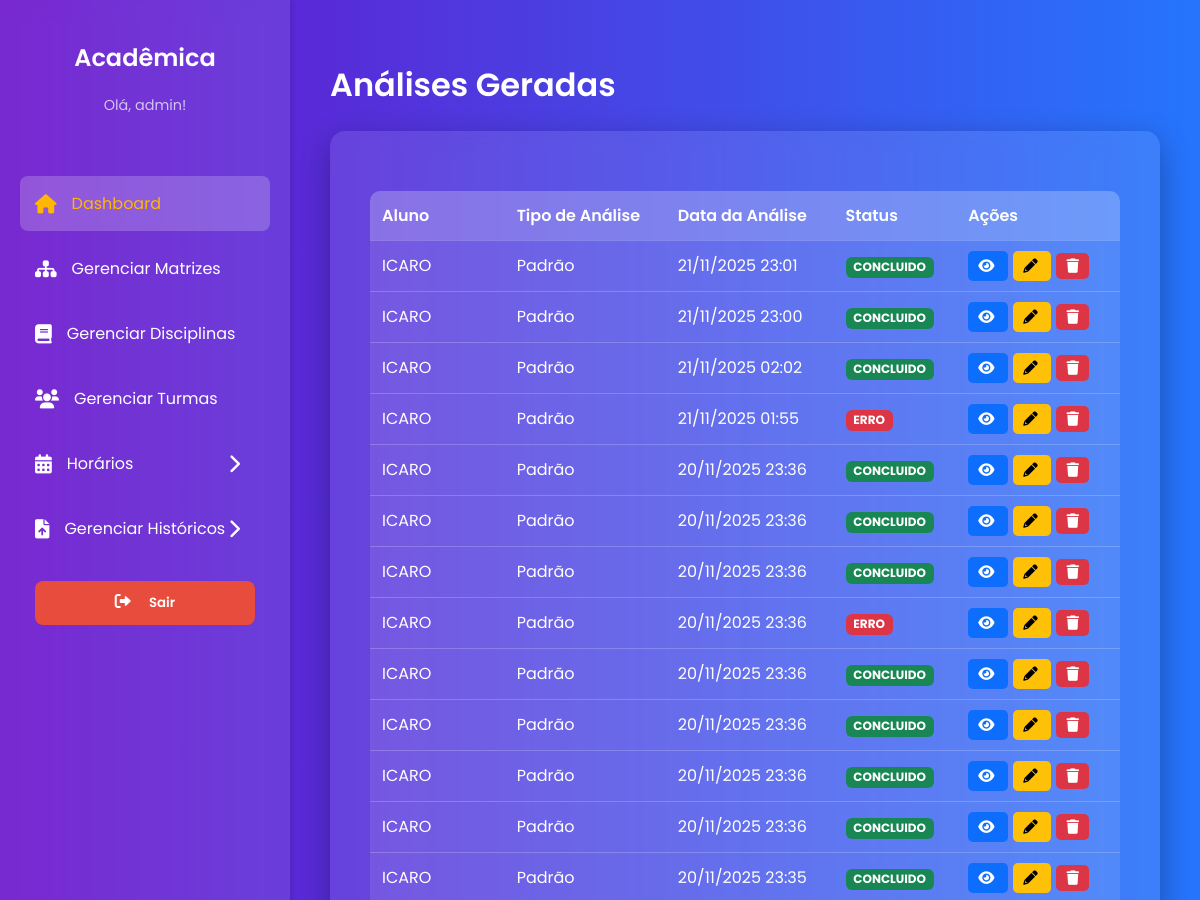
/listar/ (signed in, upper part), run on an earlier commit of the app's database.
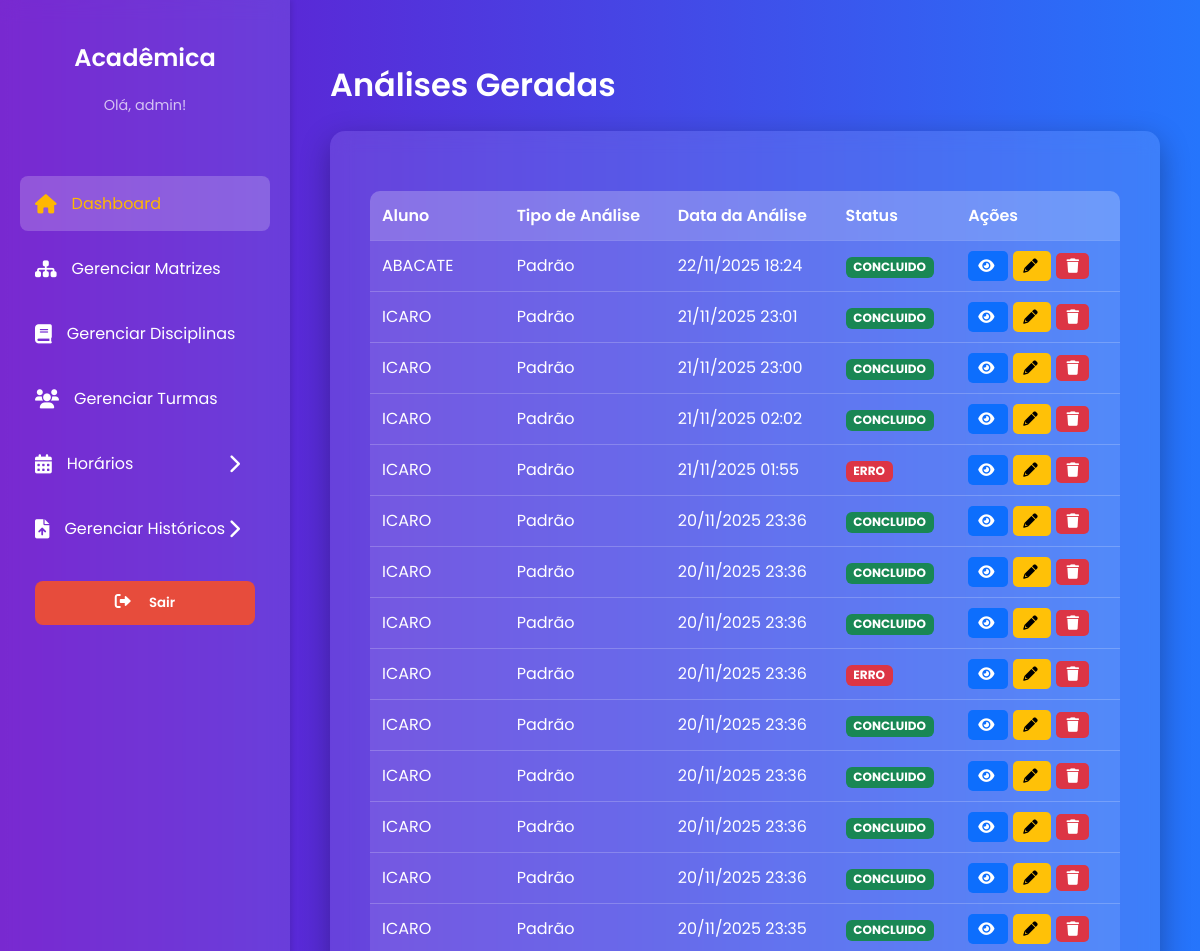
And on a later commit of the database.
### analytics/models.py (models this page shows, shortened)
class Analise(models.Model):
    TIPO_ANALISE_CHOICES = [
        ('padrao', 'Padrão'),
        ('soft', 'Soft'),
        ('hard', 'Hardcore'),
    ]
    historico = models.ForeignKey(Historico, on_delete=models.CASCADE, related_name='analises')
    coordenador = models.ForeignKey(Usuario, on_delete=models.SET_NULL, null=True, blank=True)
    tipo_analise = models.CharField(max_length=10, choices=TIPO_ANALISE_CHOICES)
    dias_excluidos = models.CharField(max_length=100, blank=True, null=True, help_text="Ex: 'SEG,TER'")
    data_criacao = models.DateTimeField(auto_now_add=True)
    status = models.CharField(max_length=20, default='PENDENTE') # PENDENTE, CONCLUIDO, ERRO
    resultado_texto = models.TextField(blank=True, null=True)

### upload/models.py (models this page shows, shortened)
class Historico(models.Model):
    STATUS_CHOICES = [
        ('PENDENTE', 'Processamento Pendente'),
        ('CONCLUIDO', 'Processamento Concluído'),
        ('ERRO', 'Erro no Processamento'),
    ]
    aluno = models.ForeignKey(
        Aluno,
        on_delete=models.CASCADE,
        verbose_name="Aluno",
        related_name='historicos' # Permite consultar facilmente historicos do aluno
    )
    usuario = models.ForeignKey(
        Usuario,
        on_delete=models.SET_NULL, # Mantém o histórico mesmo que o coordenador seja excluído
        null=True,
        verbose_name="Coordenador Responsável"
    )
    data_upload = models.DateTimeField(
        auto_now_add=True,
        verbose_name="Data de Upload"
    )
    status = models.CharField(
        max_length=20,
        choices=STATUS_CHOICES,
        default='PENDENTE',
        verbose_name="Status de Processamento"
    )
    arquivo_original = models.FileField(
        upload_to='historicos/',
        null=True,
        blank=True,
        verbose_name="Arquivo PDF Original"
    )
    class Meta:
        db_table = 'HISTORICO'
        verbose_name = "Histórico Escolar"
        verbose_name_plural = "Históricos Escolares"

class Aluno(models.Model):
    nome = models.CharField(max_length=100)
    matricula = models.CharField(max_length=10, unique=True)
    curso = models.CharField(max_length=100, verbose_name="Curso de Ingresso")
    ano_ingresso = models.CharField(max_length=6, verbose_name="Ano de Ingresso")
    class Meta:
        db_table = 'ALUNO'
        verbose_name = "Aluno"
        verbose_name_plural = "Alunos"

### analytics/views.py (the view)
# urls.py: path('listar/', views.listar_analises, name='listar_analises'),
@login_required
def listar_analises(request):
    analises = Analise.objects.select_related('historico__aluno').order_by('-data_criacao')
    return render(request, 'analytics/listar_analises.html', {'analises': analises})

### analytics/templates/analytics/listar_analises.html (shortened to what this page needs)
{% extends 'core/base.html' %}
{% load static %}
{% block page_title %}Análises Geradas{% endblock %}
{% block content %}
<table>
    <thead>
        <tr>
            <th>Aluno</th>
            <th>Tipo de Análise</th>
            <th>Data da Análise</th>
            <th>Status</th>
            <th>Ações</th>
        </tr>
    </thead>
    <tbody>
        {% for analise in analises %}
        <tr>
            <td>{{ analise.historico.aluno.nome }}</td>
            <td>{{ analise.get_tipo_analise_display }}</td>
            <td>{{ analise.data_criacao|date:"d/m/Y H:i" }}</td>
            <td>
                <span class="status-badge
                    {% if analise.status == 'CONCLUIDO' %}status-concluido
                    {% elif analise.status == 'PENDENTE' %}status-pendente
                    {% else %}status-erro
                    {% endif %}">
                    {{ analise.status }}
                </span>
            </td>
            <td class="action-buttons">
                <a href="{% url 'analytics:consultar_analise' analise_pk=analise.pk %}" class="btn-view" title="Visualizar Grade">
                    <i class="fas fa-eye"></i>
                </a>
                <a href="{% url 'analytics:editar_analise' analise_pk=analise.pk %}" class="btn-edit" title="Editar Grade">
                    <i class="fas fa-pencil-alt"></i>
                </a>
                <form method="POST" action="{% url 'analytics:excluir_analise' analise_pk=analise.pk %}" style="display: inline;" onsubmit="return confirm('Tem certeza que deseja excluir esta análise?');">
                    <button type="submit" class="btn-delete" title="Excluir">
                        <i class="fas fa-trash"></i>
                    </button>
                </form>
            </td>
        </tr>
        {% empty %}
        <tr>
            <td colspan="5" style="text-align: center; padding: 20px; font-size: 1.1em;">
                Nenhuma análise foi gerada ainda.
            </td>
        </tr>
        {% endfor %}
    </tbody>
</table>
{% endblock %}

What changed in the data, as far as the page shows it:
added Analise: historico.aluno.nome "ABACATE", tipo_analise "Padrão", data_criacao "22/11/2025 18:24", status "CONCLUIDO"
